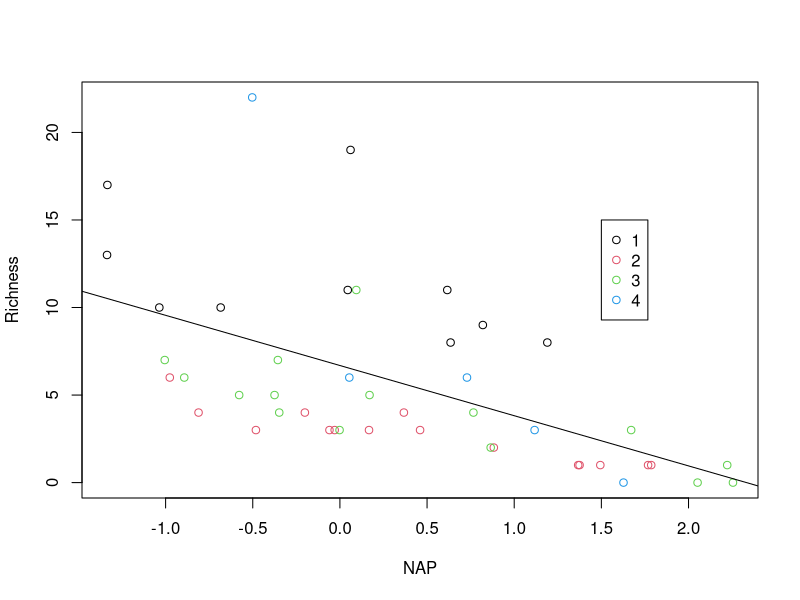

Recreate this plot in R.
## ---- chunk 1
knitr::opts_chunk$set(echo = TRUE)
## ---- chunk 2
# Load data by week
rikz.data.1 <- read.csv("../../../data/raw_data/RIKZ_1.csv")
rikz.data.2 <- read.csv("../../../data/raw_data/RIKZ_2.csv")
rikz.data.3 <- read.csv("../../../data/raw_data/RIKZ_3.csv")
rikz.data.4 <- read.csv("../../../data/raw_data/RIKZ_4.csv")                        

# Combine data together
rikz.data <- rbind(rikz.data.1, rikz.data.2, rikz.data.3, rikz.data.4)
test.week.length <- table(rikz.data$week)
## ---- chunk 3
lm.out <- lm(Richness~NAP, data = rikz.data)
summary(lm.out)
## ---- chunk 4
## Step 3. Plot results
plot(rikz.data$NAP, rikz.data$Richness,
     xlab = "NAP", ylab = "Richness", col=rikz.data$week)
abline(lm.out)
legend(1.5,15,unique(rikz.data$week), col=1:length(rikz.data$week),pch=1)
